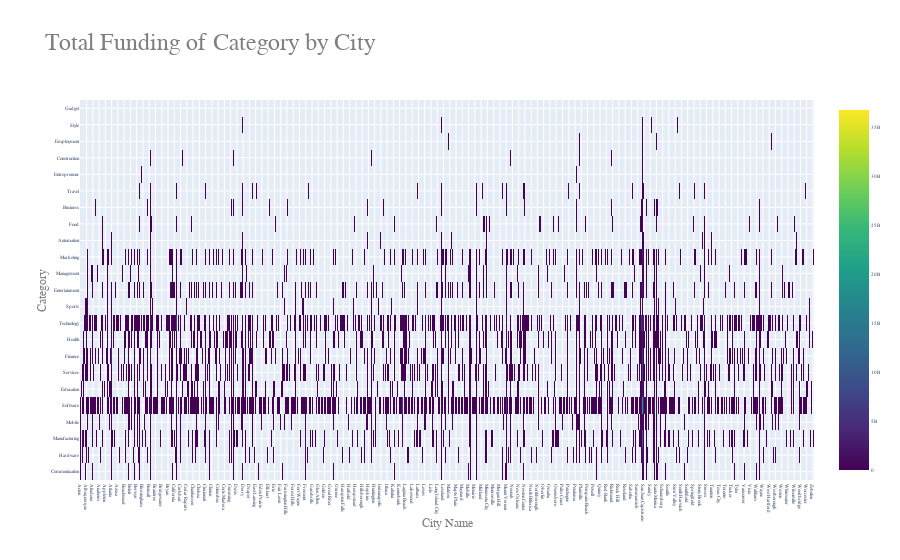

The notebook cell saved with this chart:
### Code cell
#size vs category 
# !!!!main data sheet has to be sorted by funding then category
# !!!!!showing NaN for many values



zed = starter_data.groupby(['city', 'category_list'])['funding_total_usd'].sum()
funds = pd.DataFrame(zed)
f=funds.reset_index()
f.sort_values(by='funding_total_usd', ascending=False)

city_heat = f["city"]
Category = f["category_list"]
z= f['funding_total_usd']

fig = go.Figure(data=go.Heatmap(
        z=z,
        x=city_heat,
        y=Category,
        type='heatmap',
        colorscale='Viridis'))
fig.update_layout(
    font=dict(family="'Oswald', sans-serif", size=5),
     xaxis_nticks=25
)


fig.update_layout(
    title=go.layout.Title(
    text="Total Funding of Category by City",
         font=dict(
                family="'Oswald', sans-serif",
                size=24,
                color="#7f7f7f"
            )
    ),
    xaxis=go.layout.XAxis(
        title=go.layout.xaxis.Title(
            text="City Name",
            font=dict(
                family="'Oswald', sans-serif",
                size=12,
                color="#7f7f7f"
            )
        )
    ),
    yaxis=go.layout.YAxis(
        title=go.layout.yaxis.Title(
            text="Category",
            font=dict(
                family="'Oswald', sans-serif",
                size=12,
                color="#7f7f7f"
            )
        )
    )
)

fig.show()

### Figure 1 — Plotly figure (JSON) as saved in the notebook; plotly's stock layout.template omitted (floating-point values rounded to 4 significant figures; data arrays with more than 128 entries replaced by an {"elided": "..."} marker saying what was removed)
{"data": [{"colorscale": [[0, "#440154"], [0.1111, "#482878"], [0.2222, "#3e4989"], [0.3333, "#31688e"], [0.4444, "#26828e"], [0.5556, "#1f9e89"], [0.6667, "#35b779"], [0.7778, "#6ece58"], [0.8889, "#b5de2b"], [1, "#fde725"]], "type": "heatmap", "x": {"elided": "3169 str values"}, "y": {"elided": "3169 str values"}, "z": {"elided": "3169 int values"}}], "layout": {"font": {"family": "'Oswald', sans-serif", "size": 5}, "title": {"font": {"color": "#7f7f7f", "family": "'Oswald', sans-serif", "size": 24}, "text": "Total Funding of Category by City"}, "xaxis": {"title": {"font": {"color": "#7f7f7f", "family": "'Oswald', sans-serif", "size": 12}, "text": "City Name"}}, "yaxis": {"title": {"font": {"color": "#7f7f7f", "family": "'Oswald', sans-serif", "size": 12}, "text": "Category"}}}}
